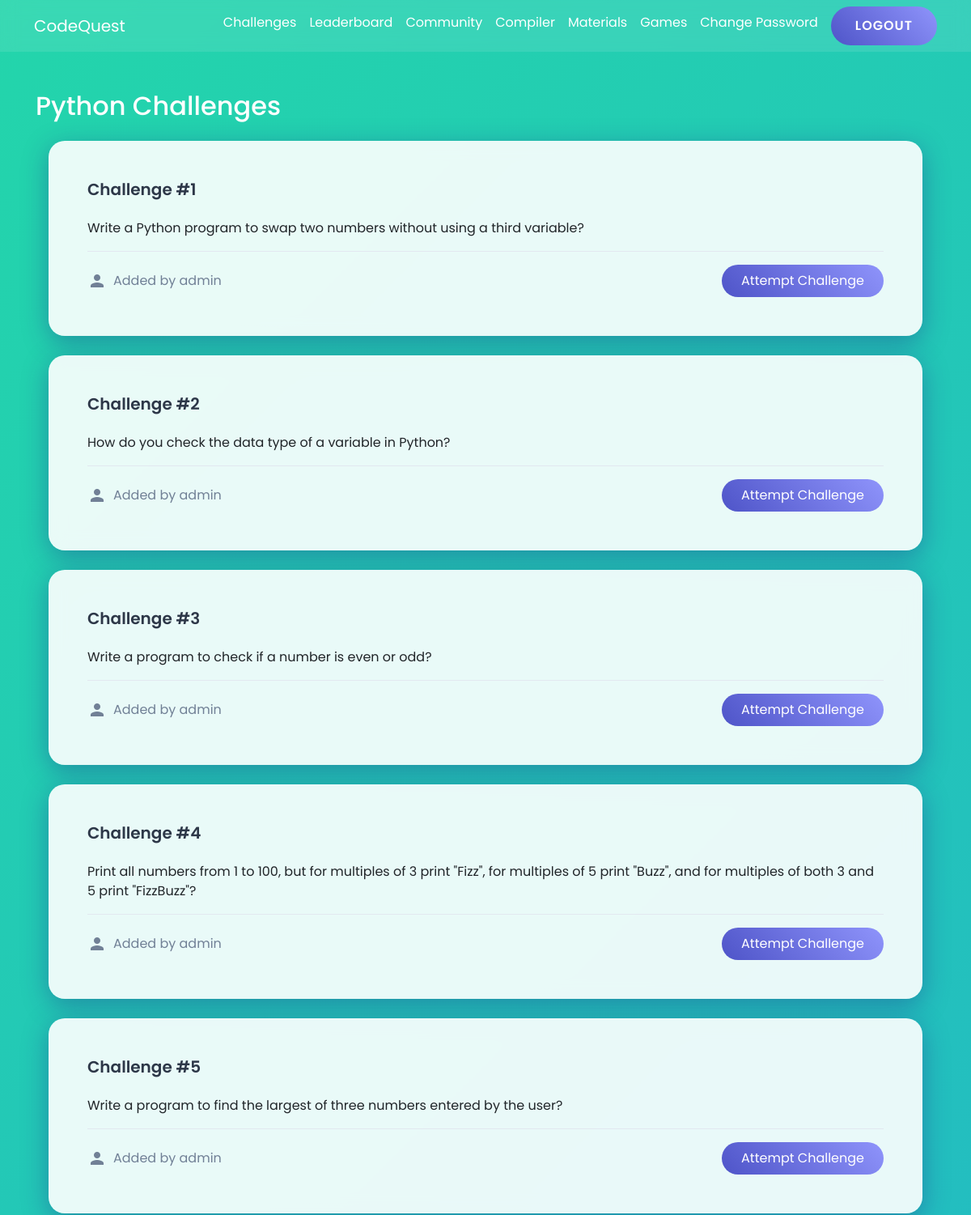
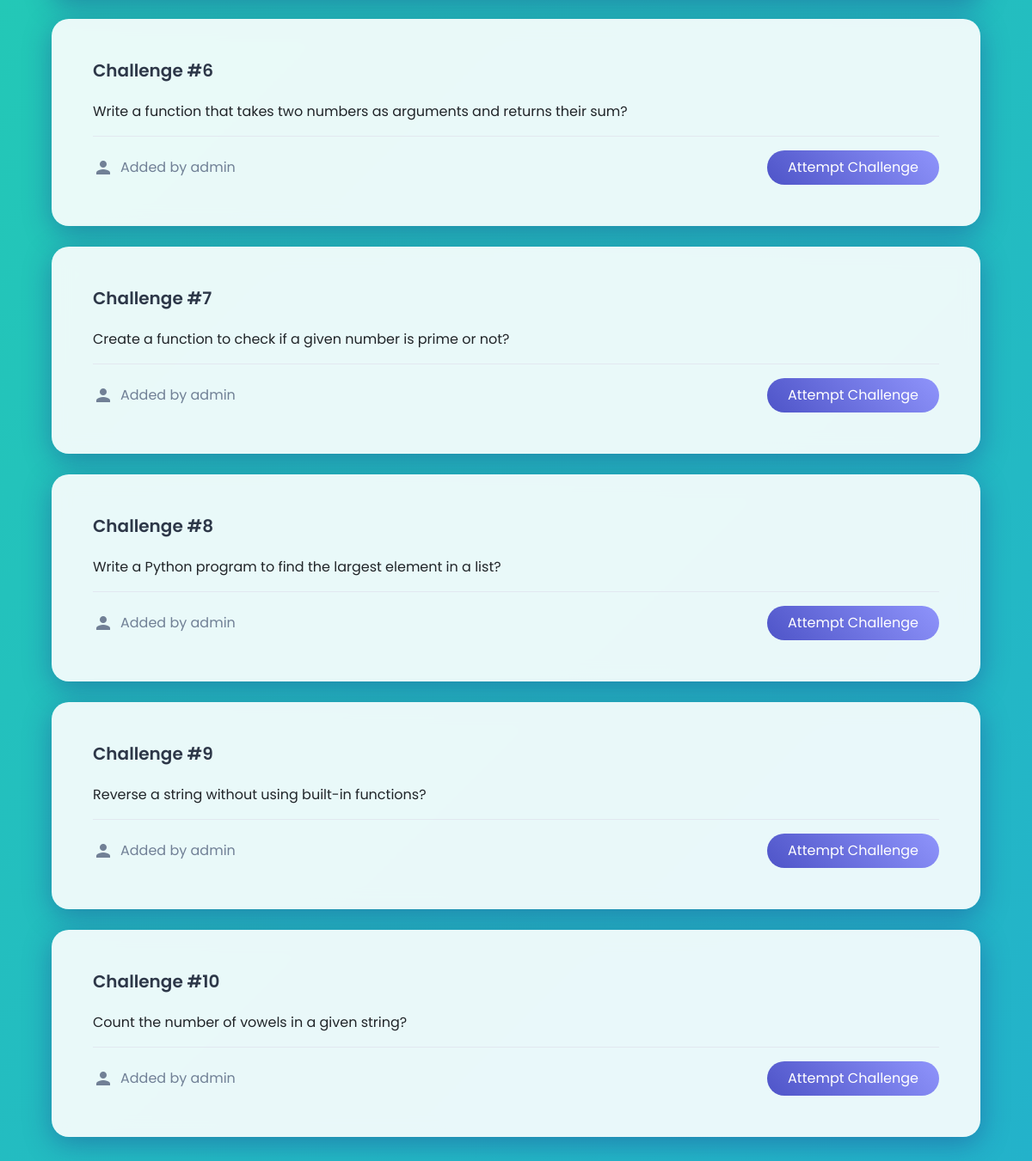
/challenges/2/ (signed in), run on the app's committed database (2 pictures, top to bottom).
### faculty/models.py (models this page shows, shortened)
class Language(models.Model):
    lang = models.TextField()

class Questions(models.Model):
    question = models.TextField()
    user= models.ForeignKey(CustomUser,on_delete=models.CASCADE,related_name='que_user')
    lang = models.ForeignKey(Language,on_delete=models.CASCADE,null=True)

class CustomUser(AbstractBaseUser, PermissionsMixin):
    name = models.CharField(max_length=100)
    email = models.EmailField(unique=True)
    phone=models.BigIntegerField(unique=True,validators=[validate_phone])
    place = models.CharField(max_length=100)
    is_active = models.BooleanField(default=True)
    is_staff = models.BooleanField(default=False)
    is_superuser = models.BooleanField(default=False)
    objects = CustomUserManager()
    USERNAME_FIELD = 'email'
    REQUIRED_FIELDS = ['name', 'place','phone']

### users/views.py (the view)
# urls.py: path('challenges/<int:lang_id>/', view_challenges, name='view_challenges'),
def view_challenges(request, lang_id):
    language = Language.objects.get(id=lang_id)
    challenges = Questions.objects.filter(lang=language)
    solved_questions = Result.objects.filter(user=request.user,is_correct=True,question__lang=language).select_related('question')
    solved_ids = {result.question_id for result in solved_questions}
    for challenge in challenges:
        challenge.is_solved = challenge.id in solved_ids
    return render(request, 'challenges.html', {'challenges': challenges, 'language': language})

### users/templates/challenges.html (shortened to what this page needs)
{% extends "userhome.html" %}
{% block content %}
<div class="challenges-container">
    <div class="container">
        <h2 class="text-white mb-4">{{ language.lang }} Challenges</h2>
        {% for challenge in challenges %}
        <div class="challenge-card">
            <div class="challenge-content">
                <div class="challenge-header">
                    <h3 class="challenge-title">Challenge #{{ forloop.counter }}</h3>
                </div>
                <div class="challenge-description">
                    {{ challenge.question }}
                </div>
                <div class="challenge-meta">
                    <div class="challenge-author">
                        <i class="material-icons">person</i>
                        <span>Added by {{ challenge.user.name }}</span>
                    </div>
                    {% if challenge.is_solved %}
                        <div class="solved-btn">
                            <i class="material-icons solved-icon">check_circle</i>
                            <span>Solved</span>
                        </div>
                    {% else %}
                            {% if challenge.lang.id == 2 %}
                        <a href="{% url 'solve_challenge' challenge.id %}" class="attempt-btn">
                            Attempt Challenge
                        </a>
                        {% else %}
                        <a href="{% url 'solve_challenge_php' challenge.id %}" class="attempt-btn">
                            Attempt Challenge
                        </a>
                         {% endif %}
                    {% endif %}
                </div>
            </div>
        </div>
        {% endfor %}
    </div>
</div>
{% endblock %}

### users/templates/userhome.html (style rules this page uses)
:root { --primary-color: #4e54c8; --secondary-color: #8f94fb; --accent-color: #6c63ff; }
* { margin: 0; padding: 0; box-sizing: border-box; font-family: 'Poppins', sans-serif; }
.home { background: linear-gradient(-45deg, #ee7752, #e73c7e, #23a6d5, #23d5ab); background-size: 400% 400%; animation: gradient 15s ease infinite; min-height: 100vh; overflow-x: hidden; }
.challenge-card { background: rgba(255, 255, 255, 0.9); backdrop-filter: blur(10px); border-radius: 20px; padding: 1.5rem; margin: 1rem; box-shadow: 0 8px 32px 0 rgba(31, 38, 135, 0.37); transition: transform 0.3s ease; }

### users/templates/challenges.html (style rules this page uses)
.challenges-container { padding: 2rem; margin-top: 5rem; }
.challenge-card { background: rgba(255, 255, 255, 0.9); backdrop-filter: blur(10px); border-radius: 20px; margin-bottom: 1.5rem; overflow: hidden; transition: transform 0.3s ease; box-shadow: 0 8px 32px 0 rgba(31, 38, 135, 0.37); }
.challenge-content { padding: 1.5rem; }
.challenge-header { display: flex; justify-content: space-between; align-items: center; margin-bottom: 1rem; }
.challenge-title { font-size: 1.25rem; font-weight: 600; color: #2d3748; }
.challenge-meta { display: flex; justify-content: space-between; align-items: center; margin-top: 1rem; padding-top: 1rem; border-top: 1px solid #e2e8f0; }
.challenge-author { display: flex; align-items: center; gap: 0.5rem; color: #718096; }
.attempt-btn { background: linear-gradient(45deg, var(--primary-color), var(--secondary-color)); color: white; padding: 0.5rem 1.5rem; border-radius: 20px; text-decoration: none; transition: all 0.3s ease; }

### data on the page
Language: lang "Python"
Questions: question "Write a Python program to swap two numbers without using a third variable?", user.name "admin", shows "Attempt Challenge"
Questions: question "How do you check the data type of a variable in Python?", user.name "admin", shows "Attempt Challenge"
Questions: question "Write a program to check if a number is even or odd?", user.name "admin", shows "Attempt Challenge"
Questions: question "Print all numbers from 1 to 100, but for multiples of 3 print \"Fizz\", for multiples of 5 print \"Buzz\", and for multiples of both 3 and 5 print \"FizzBuzz\"?", user.name "admin", shows "Attempt Challenge"
Questions: question "Write a program to find the largest of three numbers entered by the user?", user.name "admin", shows "Attempt Challenge"
Questions: question "Write a function that takes two numbers as arguments and returns their sum?", user.name "admin", shows "Attempt Challenge"
Questions: question "Create a function to check if a given number is prime or not?", user.name "admin", shows "Attempt Challenge"
Questions: question "Write a Python program to find the largest element in a list?", user.name "admin", shows "Attempt Challenge"
Questions: question "Reverse a string without using built-in functions?", user.name "admin", shows "Attempt Challenge"
Questions: question "Count the number of vowels in a given string?", user.name "admin", shows "Attempt Challenge"
